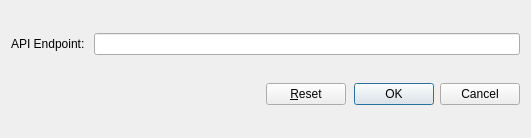
<?xml version="1.0" encoding="UTF-8"?>
<ui version="4.0">
 <class>EndpointDialog</class>
 <widget class="QDialog" name="EndpointDialog">
  <property name="geometry">
   <rect>
    <x>0</x>
    <y>0</y>
    <width>531</width>
    <height>138</height>
   </rect>
  </property>
  <property name="windowTitle">
   <string>Set API Endpoint URL</string>
  </property>
  <layout class="QVBoxLayout" name="verticalLayout">
   <item>
    <layout class="QHBoxLayout" name="horizontalLayout">
     <item>
      <widget class="QLabel" name="label">
       <property name="text">
        <string>API Endpoint: </string>
       </property>
      </widget>
     </item>
     <item>
      <widget class="QLineEdit" name="lineEdit"/>
     </item>
    </layout>
   </item>
   <item>
    <layout class="QHBoxLayout" name="horizontalLayout_3">
     <item>
      <spacer name="horizontalSpacer">
       <property name="orientation">
        <enum>Qt::Horizontal</enum>
       </property>
       <property name="sizeHint" stdset="0">
        <size>
         <width>40</width>
         <height>20</height>
        </size>
       </property>
      </spacer>
     </item>
     <item>
      <layout class="QHBoxLayout" name="horizontalLayout_2">
       <item>
        <widget class="QPushButton" name="pushButton">
         <property name="text">
          <string>&amp;Reset</string>
         </property>
        </widget>
       </item>
       <item>
        <widget class="QDialogButtonBox" name="buttonBox">
         <property name="orientation">
          <enum>Qt::Horizontal</enum>
         </property>
         <property name="standardButtons">
          <set>QDialogButtonBox::Cancel|QDialogButtonBox::Ok</set>
         </property>
        </widget>
       </item>
      </layout>
     </item>
    </layout>
   </item>
  </layout>
 </widget>
 <resources/>
 <connections>
  <connection>
   <sender>buttonBox</sender>
   <signal>accepted()</signal>
   <receiver>EndpointDialog</receiver>
   <slot>accept()</slot>
   <hints>
    <hint type="sourcelabel">
     <x>248</x>
     <y>254</y>
    </hint>
    <hint type="destinationlabel">
     <x>157</x>
     <y>274</y>
    </hint>
   </hints>
  </connection>
  <connection>
   <sender>buttonBox</sender>
   <signal>rejected()</signal>
   <receiver>EndpointDialog</receiver>
   <slot>reject()</slot>
   <hints>
    <hint type="sourcelabel">
     <x>316</x>
     <y>260</y>
    </hint>
    <hint type="destinationlabel">
     <x>286</x>
     <y>274</y>
    </hint>
   </hints>
  </connection>
 </connections>
</ui>
